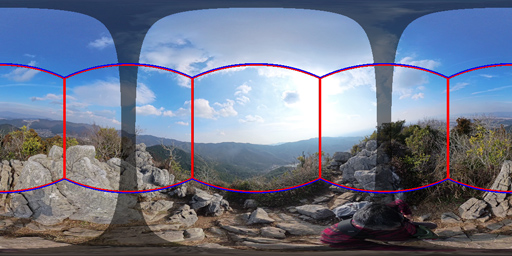
#> input picture images/yaw0.jpg, 512 x 256 px; its folder holds 3 pictures in this run
$ python cubemap_transforms_json.py images
#> lines starting #> are read from the running program, lines starting #| are printed output that depends on the picture
import os
import sys
import argparse
from concurrent.futures import ProcessPoolExecutor, as_completed
import json
import numpy as np
import cv2
from PIL import Image

example_text = '''Example:
  python cubemap_transforms_json.py .
  python cubemap_transforms_json.py . ./cubic --yaw 45 --stitch 2.5'''

class MyParser(argparse.ArgumentParser):
    # [4 lines left out: function error, not called in this run]

parser = MyParser(description="Convert transform.json from equirectanglar to cubemap.", formatter_class=argparse.RawDescriptionHelpFormatter, epilog=example_text)
parser.add_argument("input_dir", help="Input directory contains 'transforms.json' file and 'images' directory")
parser.add_argument("output_dir", nargs="?", help="Output directory for cubified data (default='./cubic')")
parser.add_argument("--json", help="transforms.json with a different filename (default='transforms.json')")
parser.add_argument("--mask_dir", help="Input mask images directory (default='./masks')")
parser.add_argument("--mask_from_alpha", action="store_true", help="Extract masks from alpha channel in images")
parser.add_argument("--yaw", type=float, default=45.0, help="Shift the horizontal angle (default=45.0 degrees)")
parser.add_argument("--stitch", type=float, default=0.0, help="Angle to avoid stitching areas (default=0.0 degrees)")
parser.add_argument("--fov", type=float, default=90.0, help="Field of view for cubemap faces (default=90.0 degrees)")
parser.add_argument("--no_bottom", action="store_true", help="Output without a bottom face of cube-map")
parser.add_argument("--no_top", action="store_true", help="Output without a top face of cube-map")
parser.add_argument("--no_image", action="store_true", help="Without cube-map conversion of images & masks")
parser.add_argument("--no_transform", action="store_true", help="No transformation of coordinates for LichtFeld Studio 0.5.1 or earlier")
parser.add_argument("--lfs", action="store_true", help="Transform axes for LichtFeld Studio 0.5.2 or later")
parser.add_argument("--brush", action="store_true", help="Transform axes for Brush")
parser.add_argument("--duplicate", action="store_true", help="Allow duplicated image files by merging chunks")
parser.add_argument("--interval", type=float, default=1.0, help="Convert 1 frame every N frames when N > 1 (supports decimals)")
args = parser.parse_args()

if args.interval <= 0:
    parser.error("--interval must be greater than 0")

INPUT_DIR = args.input_dir
OUTPUT_DIR = args.output_dir if args.output_dir else f"{INPUT_DIR}/cubic"
INPUT_JSON = args.json if args.json else "transforms.json"
IMAGE_DIR = INPUT_DIR
MASK_DIR = args.mask_dir if args.mask_dir else f"{INPUT_DIR}/masks"
OUTPUT_IMAGE_DIR = f"{OUTPUT_DIR}/images"
OUTPUT_MASK_DIR = f"{OUTPUT_DIR}/masks"
MASK_FROM_ALPHA = args.mask_from_alpha
YAW = args.yaw
STITCH = args.stitch
FOV = args.fov
NO_BOTTOM = args.no_bottom
NO_TOP = args.no_top
NO_IMAGE  = args.no_image
NO_TRANSFORM = args.no_transform
ALLOW_DUPLICATE = args.duplicate
LFS_MODE = args.lfs
BRUSH_MODE = args.brush
INTERVAL = args.interval
_WORKER_REMAP_TABLES = None

if NO_TRANSFORM and (LFS_MODE or BRUSH_MODE):
    print("Error: --no_transform cannot be used with --lfs or --brush")
    sys.exit(1)
if args.mask_dir and not os.path.isdir(MASK_DIR):
    print(f"Error: mask_dir '{MASK_DIR}' not found")
    sys.exit(1)

# [4 lines left out: function rot4, not called in this run]

# cubemap rotation
R_faces = [
    ("px", 90-YAW-STITCH, 0),
    ("nx", -90-YAW-STITCH, 0),
    ("py", 0-YAW, -90),
    ("ny", 0-YAW, 90),
    ("pz", 0-YAW+STITCH, 0),
    ("nz", 180-YAW+STITCH, 0)
]
if NO_TOP:
    R_faces = [f for f in R_faces if f[0] != "py"]
if NO_BOTTOM:
    R_faces = [f for f in R_faces if f[0] != "ny"]

# ==========================
# Get rotation matrix from yaw/pitch
# ==========================
# [56 lines left out: functions rotation_matrix, build_remap, not called in this run]

def remap_image(input_file, output_dir, REMAP_TABLES):
    basename, ext = os.path.splitext(os.path.basename(input_file))
    if basename.endswith(".jpg") or basename.endswith(".png"):
        basename, ext2 = os.path.splitext(basename)
    else:
        ext2 = ""

    print(f"Processing: {input_file}")
    img = Image.open(input_file)

    if img.mode == "L":
        equi = np.array(img)
        mode_for_pil = "L"
    elif img.mode in ("RGBA", "LA") or (img.mode == "P" and "transparency" in img.info):
        # With alpha channel (RGBA, LA, or palettes with transparency)
        equi = np.array(img.convert("RGBA"))
        mode_for_pil = "RGBA"
    else:
        equi = np.array(img.convert("RGB"))
        mode_for_pil = "RGB"

    for face, _, _ in R_faces:
        map_x, map_y = REMAP_TABLES[face]

        view = cv2.remap(
            equi,
            map_x,
            map_y,
            interpolation=cv2.INTER_LINEAR,
            borderMode=cv2.BORDER_WRAP
        )

        if mode_for_pil == "L":
            _, view = cv2.threshold(view, 127, 255, cv2.THRESH_BINARY)

        out_path = os.path.join(output_dir, basename+f"_{face}{ext2}{ext}")
        if MASK_FROM_ALPHA and mode_for_pil == "RGBA":
            # convert view to pil image
            view_rgb = np.array(Image.fromarray(view, mode="RGBA").convert("RGB"))
            # Save RGB image
            Image.fromarray(view_rgb, mode="RGB").save(out_path)
            # Generate mask from alpha channel
            alpha_channel = view[..., -1]
            _, mask = cv2.threshold(alpha_channel, 127, 255, cv2.THRESH_BINARY)
            mask_out_path = os.path.join(OUTPUT_MASK_DIR, basename+f"_{face}{ext2}.png")
            Image.fromarray(mask, mode="L").save(mask_out_path)
        else:
            Image.fromarray(view, mode=mode_for_pil).save(out_path)

# [5 lines left out: function rotation_angle_diff, not called in this run]

def make_face_output_path(file_path, face):
    root, ext = os.path.splitext(file_path)
    return f"{root}_{face}{ext}".replace("\\", "/")

def transform_json():
    # Check if transforms.json exists
    path = os.path.join(INPUT_DIR, INPUT_JSON)
    if not os.path.exists(path):
        print(f"Warning: {path} not found. Converting only images in '{INPUT_DIR}/images'.")
        # Enumerate images in the input directory
        image_root = os.path.join(INPUT_DIR, "images")
        if not os.path.isdir(image_root):
            print(f"Error: {image_root} not found")
            return [], [], 0

        exts = {".jpg", ".jpeg", ".png"}
        image_files = []
        for root, _, files in os.walk(image_root):
            for name in files:
                if os.path.splitext(name)[1].lower() in exts:
                    abs_path = os.path.join(root, name)
                    rel_path = os.path.relpath(abs_path, INPUT_DIR)
                    image_files.append(rel_path.replace("\\", "/"))

        image_files.sort()
        if len(image_files) == 0:
            print(f"Error: no images found in {image_root}")
            return [], [], 0

        # Check the image size by the first file
        INPUT_SIZE = [7840, 3920]
        OUTPUT_SIZE = 1920
        first_img = Image.open(os.path.join(INPUT_DIR, image_files[0]))
        INPUT_SIZE[0], INPUT_SIZE[1] = first_img.size
        OUTPUT_SIZE = INPUT_SIZE[1] // 2

        return image_files, INPUT_SIZE, OUTPUT_SIZE

    # ---- Open transforms.json ----
    with open(path, "r", encoding="utf-8") as f:
        data = json.load(f)

    # ---- Check camera model ----
    if data["camera_model"] != "EQUIRECTANGULAR":
        print("Error: camera_model is not EQUIRECTANGULAR")
        return [], [], 0

    # ---- Check input size (by the first image) ----
    INPUT_SIZE = [7840, 3920]
    OUTPUT_SIZE = 1920
    basefile = os.path.join(IMAGE_DIR, data["frames"][0]["file_path"])
    if os.path.exists(basefile):
        first_img = Image.open(basefile)
        INPUT_SIZE[0], INPUT_SIZE[1] = first_img.size
        OUTPUT_SIZE = INPUT_SIZE[1] // 2

    # ---- Convert json ----
    if NO_TRANSFORM:
        A = np.eye(4) # for LichtFeld Studio 0.5.1 or earlier
    elif LFS_MODE:
        A = rot4(np.array([[0,0,1],[0,-1,0],[1,0,0]])) # for LichtFeld Studio 0.5.2 or later
    else:
        A = rot4(np.array([[0,0,-1],[1,0,0],[0,-1,0]])) # for Postshot/Brush
        if BRUSH_MODE:
            B = rot4(np.array([[1,0,0],[0,0,1],[0,-1,0]])) # for Brush
            A = B @ A

    new_frames = []
    image_files = []
    image_map = {}
    next_sample_index = 0.0
    for frame_index, frame in enumerate(data["frames"]):
        # Keep 1 frame every INTERVAL frames when INTERVAL > 1.
        if INTERVAL > 1.0:
            if frame_index + 1e-9 < next_sample_index:
                continue
            next_sample_index += INTERVAL

        if not ALLOW_DUPLICATE and frame["file_path"] in image_map:
            R_diff = rotation_angle_diff(image_map[frame["file_path"]][:3,:3], np.array(frame["transform_matrix"])[:3,:3])
            T_diff = image_map[frame["file_path"]][:3,3] - np.array(frame["transform_matrix"])[:3,3]
            print(f"Skipped duplicated image: {frame['file_path']} (diff={np.rad2deg(R_diff):.3f} deg, {np.linalg.norm(T_diff):.4f} dist.)")
            continue

        T = np.array(frame["transform_matrix"])
        T_world = A @ T  # apply transformation

        image_map[frame["file_path"]] = T
        image_files.append(frame["file_path"])

        for face, yaw, pitch in R_faces:
            f2 = {}
            f2["file_path"] = make_face_output_path(frame["file_path"], face)

            R = rotation_matrix(yaw, pitch, True)
            T_face = T_world @ rot4(R.T)

            f2["transform_matrix"] = T_face.tolist()

            # camera parameters for each image
            """
            f2["w"] = OUTPUT_SIZE
            f2["h"] = OUTPUT_SIZE
            f2["fl_x"] = OUTPUT_SIZE / 2 / np.tan(np.deg2rad(FOV) / 2)
            f2["fl_y"] = OUTPUT_SIZE / 2 / np.tan(np.deg2rad(FOV) / 2)
            f2["cx"] = OUTPUT_SIZE / 2
            f2["cy"] = OUTPUT_SIZE / 2
            """

            new_frames.append(f2)

    out = {
        "camera_model": "SIMPLE_PINHOLE",
        "w": OUTPUT_SIZE,
        "h": OUTPUT_SIZE,
        "fl_x": OUTPUT_SIZE / 2 / np.tan(np.deg2rad(FOV) / 2),
        "fl_y": OUTPUT_SIZE / 2 / np.tan(np.deg2rad(FOV) / 2),
        "cx": OUTPUT_SIZE / 2,
        "cy": OUTPUT_SIZE / 2,
        "frames": new_frames
    }
    #out["applied_transform"] = data["applied_transform"]
    if data.get("ply_file_path"):
        out["ply_file_path"] = data["ply_file_path"]

    os.makedirs(OUTPUT_DIR, exist_ok=True)
    with open(os.path.join(OUTPUT_DIR, "transforms.json"), "w", encoding="utf-8") as f:
        json.dump(out, f, indent=2)
    print(f"Saved transforms.json in {OUTPUT_DIR}")

    return image_files, INPUT_SIZE, OUTPUT_SIZE

def proc_convert_images(file):
    global _WORKER_REMAP_TABLES

    # ---- 4. Image & mask conversion ----
    image = os.path.join(IMAGE_DIR, file)
    if os.path.exists(image):
        remap_image(image, OUTPUT_IMAGE_DIR, _WORKER_REMAP_TABLES)
    if not MASK_FROM_ALPHA and os.path.isdir(MASK_DIR):
        masks = [
            os.path.join(MASK_DIR, os.path.basename(file)),
            os.path.join(MASK_DIR, os.path.basename(file)+".png"),
            os.path.join(MASK_DIR, os.path.basename(file)).replace(".jpg", ".png")
        ]
        for mask in masks:
            if os.path.exists(mask):
                remap_image(mask, OUTPUT_MASK_DIR, _WORKER_REMAP_TABLES)
                break

# [8 lines left out: function worker_init, not called in this run]

def convert_images(image_files, input_size, output_size):
    print(f"Converting {len(image_files)} images...")

    max_workers = min(16, os.cpu_count())

    # Precompute remap tables
    """
    print("Precomputing remap tables...")
    REMAP_TABLES = {}
    for face, yaw, pitch in R_faces:
        REMAP_TABLES[face] = build_remap(
            input_size, FOV, yaw, pitch, output_size
        )
    """

    os.makedirs(OUTPUT_IMAGE_DIR, exist_ok=True)
    if MASK_FROM_ALPHA or os.path.isdir(MASK_DIR):
        os.makedirs(OUTPUT_MASK_DIR, exist_ok=True)

    # Convert images in parallel
    with ProcessPoolExecutor(
        max_workers=max_workers,
              initializer=worker_init,
        initargs=(input_size, FOV, output_size)
    ) as executor:
        futures = [
            executor.submit(proc_convert_images, file)
            for file in image_files
        ]

        for f in as_completed(futures):
            try:
                f.result()
            except Exception as e:
                print("Worker failed:", e)

if __name__ == "__main__":
    for face, yaw, pitch in R_faces:
        print(f"{face}: yaw={yaw},pitch={pitch}")

    image_files, INPUT_SIZE, OUTPUT_SIZE = transform_json()
#> in transform_json, first_img is the input picture: PIL image 512x256 RGB; mean R, G, B 110.9, 118.6, 138.6
#> INPUT_SIZE = [512, 256]; OUTPUT_SIZE = 128
    if len(image_files) == 0:
        sys.exit(1)
    if not NO_IMAGE:
        convert_images(image_files, INPUT_SIZE, OUTPUT_SIZE)
#> (printed output is left out)
#> call 2 of remap_image, with input_file = 'images/yaw45.jpg', output_dir = 'images/cubic/images'
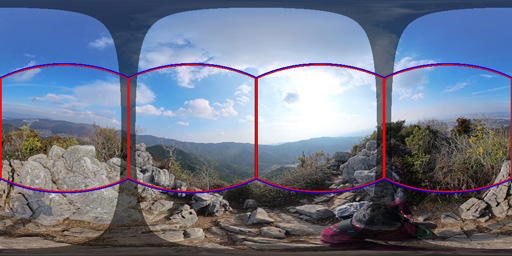
#> input picture images/yaw45.jpg, 512 x 256 px
#> in remap_image, img is the input picture: PIL image 512x256 RGB; mean R, G, B 111.2, 118.8, 138.8
#> call 3 of remap_image, with input_file = 'images/yaw45_s2_5_f91_5.jpg', output_dir = 'images/cubic/images'
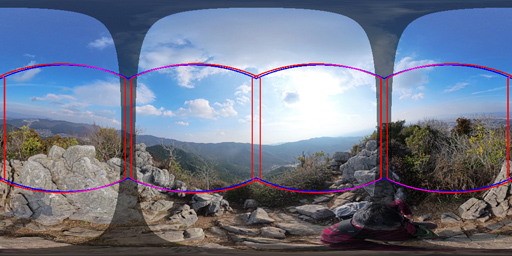
#> input picture images/yaw45_s2_5_f91_5.jpg, 512 x 256 px
#> in remap_image, img is the input picture: PIL image 512x256 RGB; mean R, G, B 111.7, 119.3, 139.4
